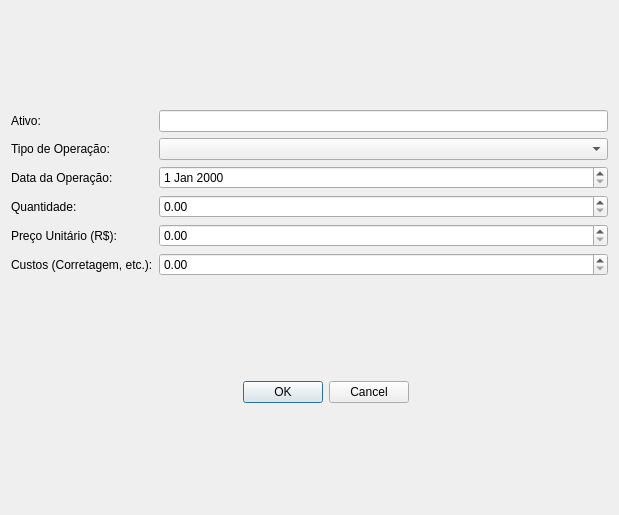
<?xml version="1.0" encoding="UTF-8"?>
<ui version="4.0">
 <class>dialogAddEditOperacao</class>
 <widget class="QDialog" name="dialogAddEditOperacao">
  <property name="geometry">
   <rect>
    <x>0</x>
    <y>0</y>
    <width>619</width>
    <height>515</height>
   </rect>
  </property>
  <property name="windowTitle">
   <string>dialogAddEditOperacao</string>
  </property>
  <layout class="QHBoxLayout" name="horizontalLayout_2">
   <item>
    <layout class="QVBoxLayout" name="verticalLayout" stretch="1,0">
     <item>
      <layout class="QGridLayout" name="gridLayout">
       <item row="2" column="0">
        <widget class="QLabel" name="label_3">
         <property name="text">
          <string>Data da Operação:</string>
         </property>
        </widget>
       </item>
       <item row="0" column="1">
        <widget class="QLineEdit" name="lineEditTicker">
         <property name="readOnly">
          <bool>true</bool>
         </property>
        </widget>
       </item>
       <item row="1" column="1">
        <widget class="QComboBox" name="comboBoxTipoOperacao"/>
       </item>
       <item row="0" column="0">
        <widget class="QLabel" name="label">
         <property name="text">
          <string>Ativo:</string>
         </property>
        </widget>
       </item>
       <item row="2" column="1">
        <widget class="QDateEdit" name="dateEditData"/>
       </item>
       <item row="3" column="0">
        <widget class="QLabel" name="label_4">
         <property name="text">
          <string>Quantidade:</string>
         </property>
        </widget>
       </item>
       <item row="1" column="0">
        <widget class="QLabel" name="label_2">
         <property name="text">
          <string>Tipo de Operação:</string>
         </property>
        </widget>
       </item>
       <item row="4" column="1">
        <widget class="QDoubleSpinBox" name="spinBoxPreco"/>
       </item>
       <item row="4" column="0">
        <widget class="QLabel" name="label_5">
         <property name="text">
          <string>Preço Unitário (R$):</string>
         </property>
        </widget>
       </item>
       <item row="3" column="1">
        <widget class="QDoubleSpinBox" name="spinBoxQuantidade"/>
       </item>
       <item row="5" column="0">
        <widget class="QLabel" name="label_6">
         <property name="text">
          <string>Custos (Corretagem, etc.):</string>
         </property>
        </widget>
       </item>
       <item row="5" column="1">
        <widget class="QDoubleSpinBox" name="spinBoxCustos"/>
       </item>
      </layout>
     </item>
     <item>
      <layout class="QHBoxLayout" name="horizontalLayout">
       <item>
        <spacer name="horizontalSpacer_2">
         <property name="orientation">
          <enum>Qt::Orientation::Horizontal</enum>
         </property>
         <property name="sizeHint" stdset="0">
          <size>
           <width>40</width>
           <height>20</height>
          </size>
         </property>
        </spacer>
       </item>
       <item>
        <widget class="QDialogButtonBox" name="buttonBox">
         <property name="standardButtons">
          <set>QDialogButtonBox::StandardButton::Cancel|QDialogButtonBox::StandardButton::Ok</set>
         </property>
        </widget>
       </item>
       <item>
        <spacer name="horizontalSpacer">
         <property name="orientation">
          <enum>Qt::Orientation::Horizontal</enum>
         </property>
         <property name="sizeHint" stdset="0">
          <size>
           <width>40</width>
           <height>20</height>
          </size>
         </property>
        </spacer>
       </item>
      </layout>
     </item>
    </layout>
   </item>
  </layout>
 </widget>
 <resources/>
 <connections/>
</ui>
